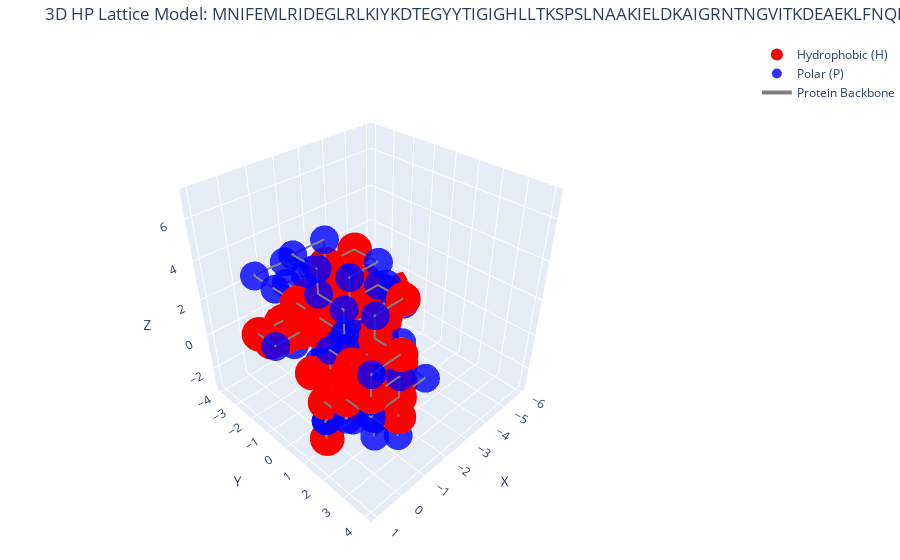

Write notebook code for a chart like this one.
### Code cell
def process_alpha_helix():
    """Specifically process betahairpin miniprotein."""

    # Trp-cage PDB IDs: 1L2Y (original), 2JOF (NMR structure)
    pdb_id = "108L"

    print(f"\nProcessing betahairpin ({pdb_id})...")

    # Download the structure
    pdb_file = download_pdb(pdb_id)

    if not pdb_file or not os.path.exists(pdb_file):
        print("Using local file if available...")
        # Try to find local file
        for f in [f"{pdb_id.lower()}.pdb", "alphaelix.pdb", "108L.pdb"]:
            if os.path.exists(f):
                pdb_file = f
                break

    if not pdb_file or not os.path.exists(pdb_file):
        print("Please download the PDB file manually from:")
        print(f"https://www.rcsb.org/structure/{pdb_id}")
        print("Save it as '1l2y.pdb' in the current directory")
        return

    # Analyze the structure first
    analyze_pdb_structure(pdb_file)

    # Extract C-alpha atoms (Trp-cage is usually chain A)
    ca_coords, residues, sequence = extract_calpha_chain(pdb_file, chain_id='A')

    if ca_coords is None:
        print("Trying other chains...")
        # Try all chains
        parser = PDBParser(QUIET=True)
        structure = parser.get_structure('protein', pdb_file)
        model = list(structure.get_models())[0]

        for chain_id in model.child_dict.keys():
            print(f"\nTrying chain {chain_id}...")
            ca_coords, residues, sequence = extract_calpha_chain(pdb_file, chain_id=chain_id)
            if ca_coords is not None and len(ca_coords) > 10:
                print(f"Using chain {chain_id}")
                break

    if ca_coords is None:
        print("Could not extract Cα atoms. Exiting.")
        return

    # Classify as H/P
    def classify_hp(residue_name):
        hydrophobic = {'ALA', 'VAL', 'PHE', 'MET', 'ILE', 'LEU',
                       'TYR', 'TRP', 'CYS'}
        polar = {'ARG', 'ASN', 'ASP', 'GLN', 'GLU', 'HIS', 'LYS',
                 'SER', 'THR', 'GLY', 'PRO'}

        if residue_name in hydrophobic:
            return 'H'
        else:
            return 'P'

    hp_types = [classify_hp(res) for res in residues]

    print(f"\nAlpha helix HP sequence: {''.join(hp_types)}")
    print(f"H count: {hp_types.count('H')}, P count: {hp_types.count('P')}")

    # Fit to lattice (using a simpler approach for Trp-cage)
    def fit_to_lattice_simple(ca_coords):
        """Simple lattice fitting for small proteins."""
        n = len(ca_coords)
        lattice_coords = [(0, 0, 0)]

        # Simple cubic lattice moves
        moves = [(1, 0, 0), (-1, 0, 0), (0, 1, 0), (0, -1, 0), (0, 0, 1), (0, 0, -1)]

        for i in range(1, n):
            # Direction vector
            vec = ca_coords[i] - ca_coords[i-1]
            vec_norm = vec / np.linalg.norm(vec)

            # Find best matching move
            best_move = moves[0]
            best_dot = -2

            for move in moves:
                move_norm = np.array(move) / np.linalg.norm(move)
                dot = np.dot(vec_norm, move_norm)
                if dot > best_dot:
                    best_dot = dot
                    best_move = move

            # Add new coordinate
            prev = lattice_coords[-1]
            new_coord = (prev[0] + best_move[0],
                        prev[1] + best_move[1],
                        prev[2] + best_move[2])
            lattice_coords.append(new_coord)

        return lattice_coords

    lattice_coords = fit_to_lattice_simple(ca_coords)

    # Plot
    plot_hp_lattice_3d(sequence, lattice_coords, hp_types)

    # Save data
    with open('alphahelix_hp_lattice.txt', 'w') as f:
        f.write(f"Alpha helix (PDB: {pdb_id})\n")
        f.write(f"Sequence: {sequence}\n")
        f.write(f"HP pattern: {''.join(hp_types)}\n\n")
        f.write("Residue\tAA\tHP\tLattice_X\tLattice_Y\tLattice_Z\n")
        for i, (res, hp, coord) in enumerate(zip(residues, hp_types, lattice_coords)):
            f.write(f"{i+1}\t{res}\t{hp}\t{coord[0]}\t{coord[1]}\t{coord[2]}\n")

    print("\nData saved to 'alphahelix_hp_lattice.txt'")

process_alpha_helix()

{
"Alpha-helix": {
        "seq": "MKALEEKELKALEEKLKALEE",
        "pdb": "108L",
        "length": 21,
        "notes": "Designed alpha-helical peptide"
    }
}

### Figure 1 — Plotly figure (JSON) as saved in the notebook; plotly's stock layout.template omitted (floating-point values rounded to 4 significant figures; data arrays with more than 128 entries replaced by an {"elided": "..."} marker saying what was removed)
{"data": [{"marker": {"color": "red", "size": 12}, "mode": "markers", "name": "Hydrophobic (H)", "text": ["Residue 1: M (H)", "Residue 3: I (H)", "Residue 4: F (H)", "Residue 6: M (H)", "Residue 7: L (H)", "Residue 9: I (H)", "Residue 13: L (H)", "Residue 15: L (H)", "Residue 17: I (H)", "Residue 18: Y (H)", "Residue 24: Y (H)", "Residue 25: Y (H)", "Residue 27: I (H)", "Residue 29: I (H)", "Residue 32: L (H)", "Residue 33: L (H)", "Residue 39: L (H)", "Residue 41: A (H)", "Residue 42: A (H)", "Residue 44: I (H)", "Residue 46: L (H)", "Residue 49: A (H)", "Residue 50: I (H)", "Residue 57: V (H)", "Residue 58: I (H)", "Residue 63: A (H)", "Residue 66: L (H)", "Residue 67: F (H)", "Residue 71: V (H)", "Residue 73: A (H)", "Residue 74: A (H)", "Residue 75: V (H)", "Residue 78: I (H)", "Residue 79: L (H)", "Residue 82: A (H)", "Residue 84: L (H)", "Residue 87: V (H)", "Residue 88: Y (H)", "Residue 91: L (H)", "Residue 93: A (H)", "Residue 94: V (H)", "Residue 97: A (H)", "Residue 98: A (H)", "Residue 99: L (H)", "Residue 100: I (H)", "Residue 102: M (H)", "Residue 103: V (H)", "Residue 104: F (H)", "Residue 106: M (H)", "Residue 111: V (H)", "Residue 112: A (H)", "Residue 114: F (H)", "Residue 118: L (H)", "Residue 120: M (H)", "Residue 121: L (H)", "Residue 126: W (H)", "Residue 129: A (H)", "Residue 130: A (H)", "Residue 131: V (H)", "Residue 133: L (H)", "Residue 134: A (H)", "Residue 138: W (H)", "Residue 139: Y (H)", "Residue 146: A (H)", "Residue 149: V (H)", "Residue 150: I (H)", "Residue 153: F (H)", "Residue 158: W (H)", "Residue 160: A (H)", "Residue 161: Y (H)"], "type": "scatter3d", "x": [0, -1, -1, 0, 0, 1, 1, 1, 0, 0, -1, -1, 0, 0, -1, -1, 1, 0, 0, -1, 0, -1, 0, 1, 1, 0, -1, -1, -2, -3, -3, -3, -4, -4, -6, -5, -4, -4, -3, -2, -1, -1, -1, -2, -2, -1, -1, 0, -1, -2, -3, -3, -3, -3, -3, -2, -3, -2, -2, -3, -2, -2, -2, -2, -3, -3, -4, -2, -2, -2], "y": [0, 1, 1, 1, 2, 2, 2, 3, 4, 4, 3, 3, 2, 1, 2, 2, 4, 4, 3, 3, 2, 1, 1, 2, 1, 0, 0, 0, -2, -1, -1, -2, -1, -2, -2, -2, -3, -3, -4, -4, -4, -4, -4, -4, -4, -3, -3, -3, -2, -2, -2, -1, -1, -1, -1, -1, -1, -1, -1, -1, -1, 0, 0, 0, 0, 0, -1, -2, -1, -1], "z": [0, 0, 1, 0, 0, -1, 1, 2, 2, 1, 1, 2, 2, 1, 2, 3, 3, 4, 4, 5, 5, 6, 6, 5, 5, 4, 4, 3, 2, 2, 1, 1, 0, 0, -1, -2, -3, -2, -3, -2, -2, -1, -2, -2, -1, -1, 0, 0, 0, 0, 0, -1, -1, -1, 0, -2, -2, -2, -3, -2, -2, -1, -2, -1, -1, -2, -1, -1, -2, -1]}, {"marker": {"color": "blue", "opacity": 0.8, "size": 10}, "mode": "markers", "name": "Polar (P)", "text": ["Residue 2: N (P)", "Residue 5: E (P)", "Residue 8: R (P)", "Residue 10: D (P)", "Residue 11: E (P)", "Residue 12: G (P)", "Residue 14: R (P)", "Residue 16: K (P)", "Residue 19: K (P)", "Residue 20: D (P)", "Residue 21: T (P)", "Residue 22: E (P)", "Residue 23: G (P)", "Residue 26: T (P)", "Residue 28: G (P)", "Residue 30: G (P)", "Residue 31: H (P)", "Residue 34: T (P)", "Residue 35: K (P)", "Residue 36: S (P)", "Residue 37: P (P)", "Residue 38: S (P)", "Residue 40: N (P)", "Residue 43: K (P)", "Residue 45: E (P)", "Residue 47: D (P)", "Residue 48: K (P)", "Residue 51: G (P)", "Residue 52: R (P)", "Residue 53: N (P)", "Residue 54: T (P)", "Residue 55: N (P)", "Residue 56: G (P)", "Residue 59: T (P)", "Residue 60: K (P)", "Residue 61: D (P)", "Residue 62: E (P)", "Residue 64: E (P)", "Residue 65: K (P)", "Residue 68: N (P)", "Residue 69: Q (P)", "Residue 70: D (P)", "Residue 72: D (P)", "Residue 76: R (P)", "Residue 77: G (P)", "Residue 80: R (P)", "Residue 81: N (P)", "Residue 83: K (P)", "Residue 85: K (P)", "Residue 86: P (P)", "Residue 89: D (P)", "Residue 90: S (P)", "Residue 92: D (P)", "Residue 95: R (P)", "Residue 96: R (P)", "Residue 101: N (P)", "Residue 105: Q (P)", "Residue 107: G (P)", "Residue 108: E (P)", "Residue 109: T (P)", "Residue 110: G (P)", "Residue 113: G (P)", "Residue 115: T (P)", "Residue 116: N (P)", "Residue 117: S (P)", "Residue 119: R (P)", "Residue 122: Q (P)", "Residue 123: Q (P)", "Residue 124: K (P)", "Residue 125: R (P)", "Residue 127: D (P)", "Residue 128: E (P)", "Residue 132: N (P)", "Residue 135: K (P)", "Residue 136: S (P)", "Residue 137: R (P)", "Residue 140: N (P)", "Residue 141: Q (P)", "Residue 142: T (P)", "Residue 143: P (P)", "Residue 144: N (P)", "Residue 145: R (P)", "Residue 147: K (P)", "Residue 148: R (P)", "Residue 151: T (P)", "Residue 152: T (P)", "Residue 154: R (P)", "Residue 155: T (P)", "Residue 156: G (P)", "Residue 157: T (P)", "Residue 159: D (P)", "Residue 162: K (P)"], "type": "scatter3d", "x": [-1, 0, 1, 0, 0, 1, 1, 1, 0, 0, 0, -1, -1, -1, 0, -1, -1, -1, -1, -1, 0, 0, 1, 0, -1, 0, -1, 0, 1, 1, 1, 1, 1, 1, 1, 0, 0, 0, -1, -1, -2, -2, -3, -4, -4, -5, -5, -6, -5, -5, -4, -4, -2, -2, -2, -1, 0, -2, -3, -3, -2, -3, -4, -4, -3, -4, -4, -4, -3, -3, -2, -3, -3, -2, -2, -2, -2, -2, -2, -2, -1, -1, -2, -2, -3, -3, -4, -4, -4, -3, -2, -1], "y": [0, 1, 2, 2, 2, 2, 3, 4, 4, 3, 3, 3, 3, 2, 1, 1, 1, 3, 3, 4, 4, 4, 4, 3, 2, 2, 2, 1, 1, 2, 2, 3, 3, 0, -1, -1, 0, -1, -1, -1, -1, -1, -2, -2, -1, -2, -2, -2, -3, -3, -4, -4, -4, -4, -4, -4, -2, -2, -2, -1, -1, -1, -1, -1, -1, -1, -1, -1, -1, -1, -1, -1, -1, 0, 0, 1, 1, 1, 0, 0, 0, 0, 0, 0, -1, -1, -1, -2, -2, -2, -2, -1], "z": [0, 1, 0, -1, 0, 0, 1, 2, 0, 0, -1, -1, 0, 2, 2, 1, 2, 3, 2, 2, 2, 3, 4, 5, 5, 6, 6, 7, 7, 7, 6, 6, 5, 5, 5, 5, 5, 4, 4, 3, 3, 2, 2, 1, 1, 0, -1, -2, -2, -3, -2, -3, -3, -2, -1, -1, 0, 0, 0, 0, 0, 0, -1, -2, -2, -1, 0, -1, -1, -2, -3, -3, -3, -2, -1, -1, -2, -1, -1, -2, -2, -1, -2, -1, -2, -1, -2, -2, -1, -1, -2, -1]}, {"line": {"color": "gray", "width": 4}, "mode": "lines", "name": "Protein Backbone", "type": "scatter3d", "x": {"elided": "162 int values"}, "y": {"elided": "162 int values"}, "z": {"elided": "162 int values"}}], "layout": {"margin": {"b": 0, "l": 0, "r": 0, "t": 40}, "scene": {"aspectmode": "cube", "camera": {"eye": {"x": 1.5, "y": 1.5, "z": 1.5}}, "xaxis": {"title": {"text": "X"}}, "yaxis": {"title": {"text": "Y"}}, "zaxis": {"title": {"text": "Z"}}}, "showlegend": true, "title": {"text": "3D HP Lattice Model: MNIFEMLRIDEGLRLKIYKDTEGYYTIGIGHLLTKSPSLNAAKIELDKAIGRNTNGVITKDEAEKLFNQDVDAAVRGILRNAKLKPVYDSLDAVRRAALINMVFQMGETGVAGFTNSLRMLQQKRWDEAAVNLAKSRWYNQTPNRAKRVITTFRTGTWDAYK"}}}
